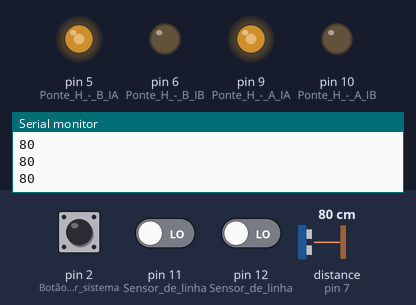
Simulated run of this sketch. Board: Arduino Uno, built with avr-gcc and run on an emulated ATmega328P. Parts: output pins drawn as LEDs (lit = HIGH), the last lines printed to the serial monitor. Dashed ring = blinking. Inputs (shaded band) come from the test bench; at power-on: distance to the obstacle (sensor on pin 7) 80 cm, pin 11 (Sensor_de_linha) LOW, pin 12 (Sensor_de_linha) LOW, pin 2 (Botão_para_ligar_sistema) HIGH. The echo pulse lasts 58.3 µs per cm.

Above: at 1.2 s.
1.3 s: distance to the obstacle (sensor on pin 7) set to 11 cm
2.8 s: distance to the obstacle (sensor on pin 7) set to 8 cm
At 3.02 s:
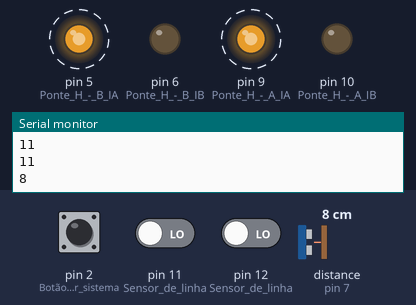
5.8 s: pin 11 (Sensor_de_linha) driven HIGH
At 6.3 s:
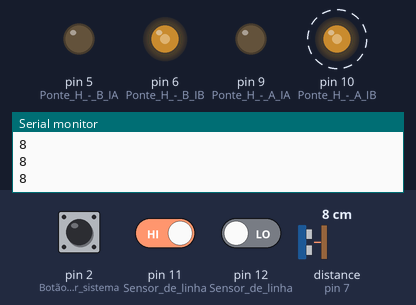
8.8 s: pin 11 (Sensor_de_linha) driven LOW
At 9.35 s:
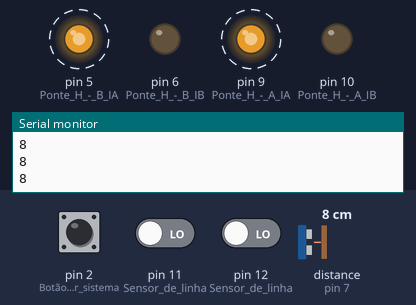
11.8 s: pin 12 (Sensor_de_linha) driven HIGH
At 13.2 s:
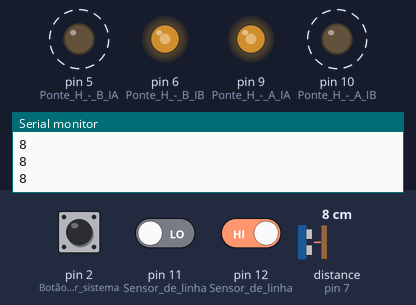
Timing chart, 0 to 15.8 s (numbered marks = the images above; inputs shaded):
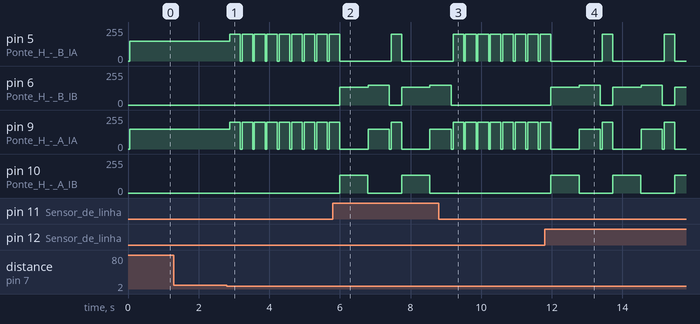

The sketch:

sumo.final.ino
```cpp
#include <Ultrasonic.h> // Inclusão de biblioteca do Sensor Ultrassonico

Ultrasonic ultrassonico(8, 7); // Definição dos pinos trigger e echo do ultrassonico

void stop() // Função utilizada para o robô parar
{
  analogWrite(5, 0); // motor B IA - frente -> velocidade 0
  analogWrite(6, 0); // motor B IB - trás -> velocidade 0
  analogWrite(9, 0); // motor A IA - frente -> velocidade 0
  analogWrite(10, 0); // motor A IB - trás -> velocidade 0
}

void re() // Função utilizada para o robô dar ré
{
  analogWrite(5, 0); // motor B IA - frente -> velocidade 0
  analogWrite(6, 135); // motor B IB - trás -> velocidade 150 (max 225)
  analogWrite(9, 0); // motor A IA - frente -> velocidade 0
  analogWrite(10, 135); // motor A IB - trás -> velocidade 150 (max 225)
}

void frente() // Função utilizada para o robô se locomover de frente
{
  analogWrite(5, 150); // motor B IA - frente -> velocidade 150 (max 225)
  analogWrite(6, 0); // motor B IB - trás -> velocidade 0
  analogWrite(9, 150); // motor A IA - frente -> velocidade 150 (max 225)
  analogWrite(10, 0); // motor A IB - trás -> velocidade 0
}

void girar() // Função utilizada para o robô girar quando encontrar a linha
{

  analogWrite(5, 0); // motor B IA - frente -> velocidade 0
  analogWrite(6, 150); // motor B IB - trás -> velocidade 150 (max 225)
  analogWrite(9, 150); // motor A IA - frente -> velocidade 150 (max 225)
  analogWrite(10, 0); // motor A IB - trás -> velocidade 0
}

void atacar() // Função utilizada para o robô atacar o oponente quando identificado
{
  analogWrite(5, 200); // motor B IA - frente -> velocidade 200 (max 225)
  analogWrite(6, 0); // motor B IB - trás -> velocidade 0
  analogWrite(9, 200); // motor A IA - frente -> velocidade 200 (max 225)
  analogWrite(10, 0); // motor A IB - trás -> velocidade 0
}

void setup()
{
  pinMode(11, INPUT); // Sensor de linha
  pinMode(12, INPUT); // Sensor de linha
  pinMode(13, INPUT); // Sensor de linha

  pinMode(2, INPUT_PULLUP); // Botão para ligar sistema

  pinMode(5, OUTPUT); // Ponte H - B IA
  pinMode(6, OUTPUT); // Ponte H - B IB
  pinMode(9, OUTPUT); // Ponte H - A IA
  pinMode(10, OUTPUT); // Ponte H - A IB

  pinMode(8, OUTPUT); // Trigger Sensor Ultrassonico
  pinMode(7, INPUT); // Echo Sensor Ultrassonico

  Serial.begin(9600); // Faz a conexão serial do computador caso necessário

  while (digitalRead(2) == 0) // Função que determina que o sistema só rode ao pressionar o botão
  {
    delay(1);
    stop();
  }
}

void loop()
{
  if(digitalRead(11) || digitalRead(12)) // Função situacional em caso de encontrar linha branca
  {
    stop();
    delay(1);
    re();
    delay(800);
    stop();
    delay(1);
    girar();
    delay(600);
    stop();
  }

  int centimetros = ultrassonico.read(CM);
  delay(50); // Transforma a leitura do ultrassonico para centimetros

  Serial.println(centimetros);

  if (centimetros < 10) // Condição -> se a distancia for menor que 5 centimetros, condição...
  {
    stop();
    delay(1);
    atacar();
    delay(300);
    stop();
    return;
  }

  frente(); // Função predominante do loop
  delay(1);
}
```

Measured:
- the behaviour switches between 10 and 9 cm on distance to the obstacle (sensor on pin 7) (found by bisection; images 0 and 1)
- after the input at 2.8 s, pin 5 (Ponte_H_-_B_IA), pin 9 (Ponte_H_-_A_IA): alternates 200/255 for 0.30 s and 0/255 for 0.05 s, starting after 0.08 s
- after the input at 5.8 s, pin 6 (Ponte_H_-_B_IB): 0/255 → 135/255 after 0.20 s, → 150/255 0.80 s later, → 0/255 0.60 s later, → 135/255 0.35 s later, … (5 changes in this stretch); pin 10 (Ponte_H_-_A_IB): alternates 135/255 for 0.80 s and 0/255 for 0.95 s, starting after 0.20 s
- after the input at 8.8 s, pin 5 (Ponte_H_-_B_IA): alternates 200/255 for 0.30 s and 0/255 for 0.05 s, starting after 0.76 s; pin 6 (Ponte_H_-_B_IB): goes on until 9.2 s, then stays 0/255; pin 10 (Ponte_H_-_A_IB): stays 0/255 (without the input it goes to 135/255 after 0.70 s)
- after the input at 11.8 s, pin 5 (Ponte_H_-_B_IA): alternates 200/255 for 0.30 s and 0/255 for 1.5 s, starting after 1.6 s; pin 6 (Ponte_H_-_B_IB): 0/255 → 135/255 after 0.17 s, → 150/255 0.80 s later, → 0/255 0.60 s later, → 135/255 0.35 s later, … (7 changes in this stretch)
